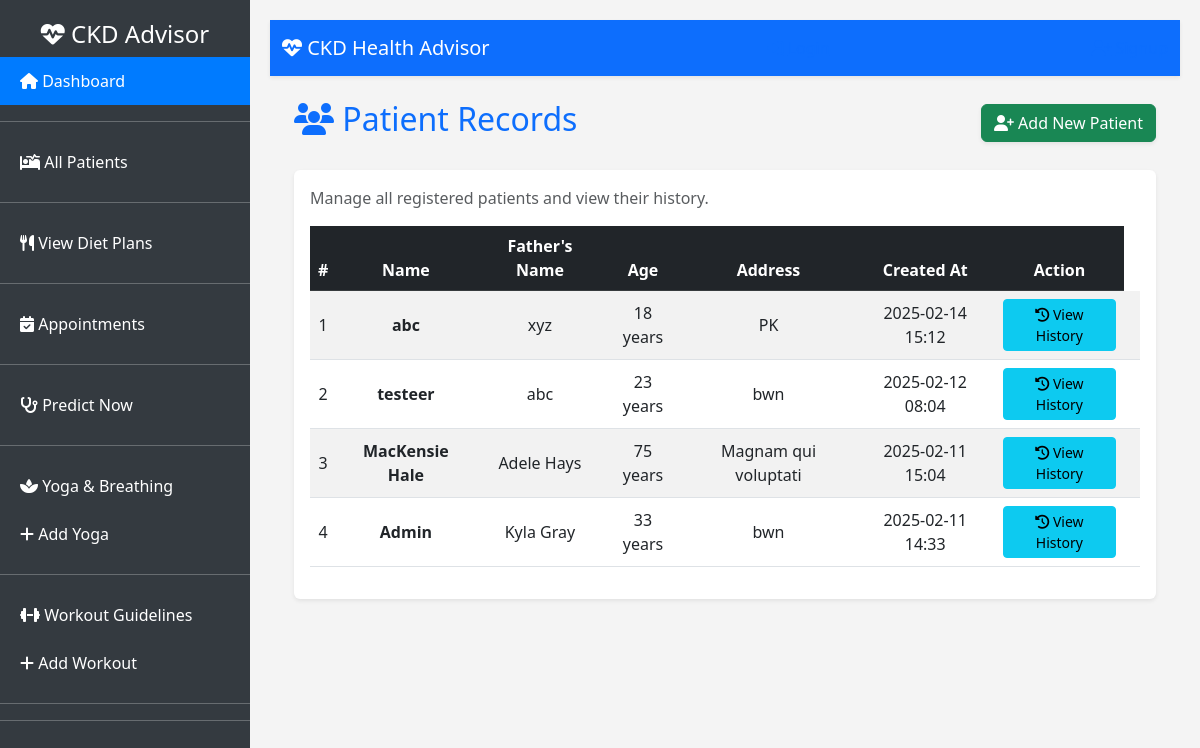
The app's page /patients/ with its own data.
### Accounts/models.py (models this page shows, shortened)
class PatientInfo(models.Model):
    name = models.CharField(max_length=100)
    father_name = models.CharField(max_length=100)
    age = models.PositiveIntegerField()
    address = models.TextField()
    created_at = models.DateTimeField(auto_now_add=True)

### Accounts/views.py (the view)
# urls.py: path('patients/', PatientListView.as_view(), name='patient_list'),
class PatientListView(ListView):
    model = PatientInfo
    template_name = "patient_list.html"
    context_object_name = "patients"
    ordering = ['-created_at']

### templates/patient_list.html (shortened to what this page needs)
{% extends "base.html" %}
{% block content %}
<div class="container">
    <div class="d-flex justify-content-between align-items-center mb-4">
        <h2 class="text-primary"><i class="fas fa-users"></i> Patient Records</h2>
        <a href="{% url 'add_patient' %}" class="btn btn-success shadow-sm">
            <i class="fas fa-user-plus"></i> Add New Patient
        </a>
    </div>
    <div class="card shadow-sm border-0">
        <div class="card-body">
            <p class="text-muted">Manage all registered patients and view their history.</p>
            <div class="table-responsive">
                <table class="table table-hover table-striped align-middle text-center">
                    <thead class="table-dark">
                        <tr>
                            <th>#</th>
                            <th>Name</th>
                            <th>Father's Name</th>
                            <th>Age</th>
                            <th>Address</th>
                            <th>Created At</th>
                            <th>Action</th>
                        </tr>
                    </thead>
                    <tbody>
                        {% for patient in patients %}
                        <tr>
                            <td>{{ forloop.counter }}</td>
                            <td class="fw-bold">{{ patient.name }}</td>
                            <td>{{ patient.father_name }}</td>
                            <td>{{ patient.age }} years</td>
                            <td>{{ patient.address }}</td>
                            <td>{{ patient.created_at|date:"Y-m-d H:i" }}</td>
                            <td>
                                <a href="{% url 'patient_history' patient.id %}" class="btn btn-info btn-sm">
                                    <i class="fas fa-history"></i> View History
                                </a>
                                <td>
                            </td>
                        </tr>
                        {% empty %}
                        <tr>
                            <td colspan="7" class="text-center text-muted">No patients found.</td>
                        </tr>
                        {% endfor %}
                    </tbody>
                </table>
            </div>
        </div>
    </div>
</div>
{% endblock %}

### templates/base.html (style rules this page uses)
body { background: #f4f4f4; display: flex; }

### records on screen
PatientInfo: name "abc", father_name "xyz", age "18", address "PK", created_at "2025-02-14 15:12"
PatientInfo: name "testeer", father_name "abc", age "23", address "bwn", created_at "2025-02-12 08:04"
PatientInfo: name "MacKensie Hale", father_name "Adele Hays", age "75", address "Magnam qui voluptati", created_at "2025-02-11 15:04"
PatientInfo: name "Admin", father_name "Kyla Gray", age "33", address "bwn", created_at "2025-02-11 14:33"
